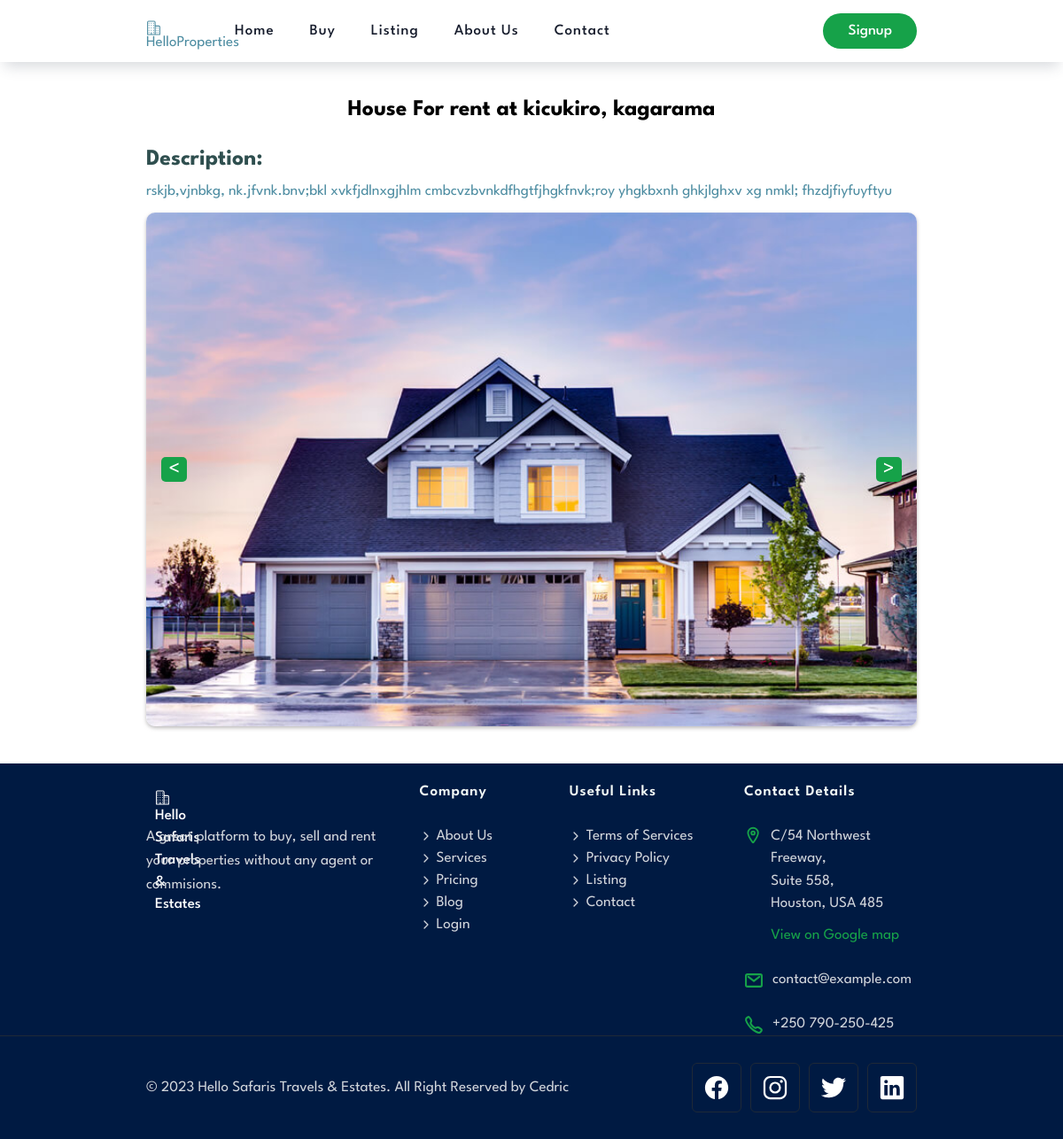
The app's page /property_detail/2/ with its own data.
### realapp/models.py (models this page shows, shortened)
class House(models.Model):
  category = models.CharField(max_length=255)
  use = models.CharField(max_length=255)
  size =models.CharField(max_length=255)
  rooms = models.IntegerField(null=True)
  baths = models.IntegerField(null=True)
  price =models.CharField(max_length=20)
  address = models.CharField(max_length=255)
  phone = models.CharField(max_length=20)
  image = models.ImageField(upload_to='shop/images',default='')
  image2 = models.ImageField(upload_to='shop/images',default='')
  image3 = models.ImageField(upload_to='shop/images',default='')
  image4 = models.ImageField(upload_to='shop/images',default='')
  image5 = models.ImageField(upload_to='shop/images',default='')
  MoreDescription = models.TextField(max_length=255, default='')
  date = models.DateTimeField(default=timezone.now)

### realapp/views.py (the view)
# urls.py: path('property_detail/<int:pk>/', views.HouseDetailView.as_view(), name='property_detail'),
class HouseDetailView(DetailView):
    model = House
    template_name = 'property_detail.html'

### templates/property_detail.html (shortened to what this page needs)
{% load static %}
{% include 'navbar.html' %}
{% block content %}
<div class="container">
  <div class="img-content" style="display: grid; text-align: center;">
    <h2 style="color: black;">House For {{ object.use }} at {{ object.address }}</h2><br><br>
  </div>
  <h2 style="color: darkslategrey;">Description:</h2><br> {{ object.MoreDescription }}<br><br>
  <div class="img-container" style="display: grid; position: relative;">
    <div id="slideshow">
      <img src="/media/{{ object.image }}" loading="lazy" alt="{{ object.address }}" class="img-cover">
    </div>
    <div class="slideshow-buttons">
      <button class="slide-left-button" onclick="changeSlide(-1)">&lt;</button>
      <button class="slide-right-button" onclick="changeSlide(1)">&gt;</button>
    </div>
  </div>
</div><br><br>
{% include 'includes/footer.html' %}
{% endblock content %}

### static/assets/css/style.css (style rules this page uses)
:root { --oxford-blue_60: hsla(224, 34%, 13%, 0.6); --green-pigment: hsl(142, 76%, 36%); --oxford-blue: hsl(224, 34%, 13%); --maximum-red: hsl(0, 72%, 51%); --eerie-black: hsl(0, 0%, 9%); --mint-cream: hsl(146, 41%, 97%); --cadet-gray: hsl(195, 35%, 47%); --light-gray: hsl(216, 12%, 84%); --carcoal_20: hsla(214, 19%, 29%, 0.2); --carcoal_15: hsla(214, 19%, 29%, 0.15); --carcoal_10: hsla(214, 19%, 29%, 0.10); --sea-green: hsl(142, 72%, 29%); --gainsboro: hsl(220, 13%, 91%); --white_70: hsla(0, 0%, 100%, 0.7); --gunmetal: hsl(215, 28%, 17%); --manatee: hsl(218, 11%, 65%); --mango: hsl(43, 96%, 56%); --white: hsl(0, 0%, 100%); --black: hsl(0, 0%, 0%); --ff-spartan: 'League Spartan', sans-serif; --fs-1: 3.6rem; --fs-2: 2.4rem; --fs-3: 2rem; --fs-4: 1.8rem; --fs-5: 1.7rem; --fw-600: 600; --fw-500: 500; --section-padding: 35px; --shadow-1: 0 1px 2px hsla(0, 0%, 0%, 0.2); --shadow-2: 0 10px 15px -5px var(--carcoal_20); --shadow-3: 0 10px 25px -3px var(--carcoal_20); --shadow-4: 0 0 3px var(--carcoal_15); --shadow-5: 0 20px 25px -5px var(--carcoal_10), 0 10px 10px -5px var(--carcoal_10); --radius-16: 16px; --radius-12: 12px; --radius-6: 6px; --radius-4: 4px; --transition: 0.25s ease; --cubic-out: cubic-bezier(0.33, 0.85, 0.4, 0.96); }
*, *::before, *::after { margin: 0; padding: 0; box-sizing:border-box ; }
a, img, span, label, ion-icon { display: block; }
img { height: auto; }
input, select, button { background: none; border: none; font: inherit; }
button { cursor: pointer; }
html { font-family: var(--ff-spartan); font-size:10px; scroll-behavior: smooth; }
body { background-color: var(--white); font-size: var(--fs-5); color: var(--cadet-gray); }
.container { padding-inline:15px ; }
.img-cover { width: 100%; height: 100%; object-fit: cover; }
@media (min-width:640px) { .container { max-width: 640px; width: 100%; margin-inline: auto; margin: auto; } }
@media (min-width: 760px) { :root { --fs-2: 3rem; } }
@media (min-width: 760px) { .container, .hero-form-wrapper { max-width: 700px; } }
@media (min-width: 992px) { :root { --fs-1: 4.8rem; --section-padding: 40px; } }
@media (min-width: 992px) { .container, .hero-form-wrapper { max-width: 900px; } }
@media (min-width:1200px) { .container, .hero-form-wrapper { max-width: 1160px; } }

### templates/property_detail.html (style rules this page uses)
.img-cover { max-width: 100%; max-height: 100%; border-radius: 10px; box-shadow: 0px 2px 4px hsla(0, 2%, 56%, 0.6); }
.img-container { position: relative; }
.slide-left-button, .slide-right-button { font-size: 24px; padding: 3px 8px; background-color: hsl(142, 76%, 36%); border: none; cursor: pointer; color: white; position: absolute; top: 50%; transform: translateY(-50%); border-radius: 5px; }
.slide-left-button { left: 2%; }
.slide-right-button { right: 2%; }
.slide-left-button, .slide-right-button { animation: vibrate 0.7s ease infinite; }
@media (min-width:640px) { .container { max-width: 640px; width: 100%; margin-inline: auto; margin: auto; } }
@media (min-width: 760px) { .container { max-width: 740px; } }
@media (min-width: 992px) { .container { max-width: 900px; } }

### records on screen
House: use "rent", address "kicukiro, kagarama", MoreDescription "rskjb,vjnbkg, nk.jfvnk.bnv;bkl xvkfjdlnxgjhlm cmbcvzbvnkdfhgtfjhgkfnvk;roy yhgkbxnh ghkjlghxv xg nmkl; fhzdjfiyfuyftyu", image (picture)
